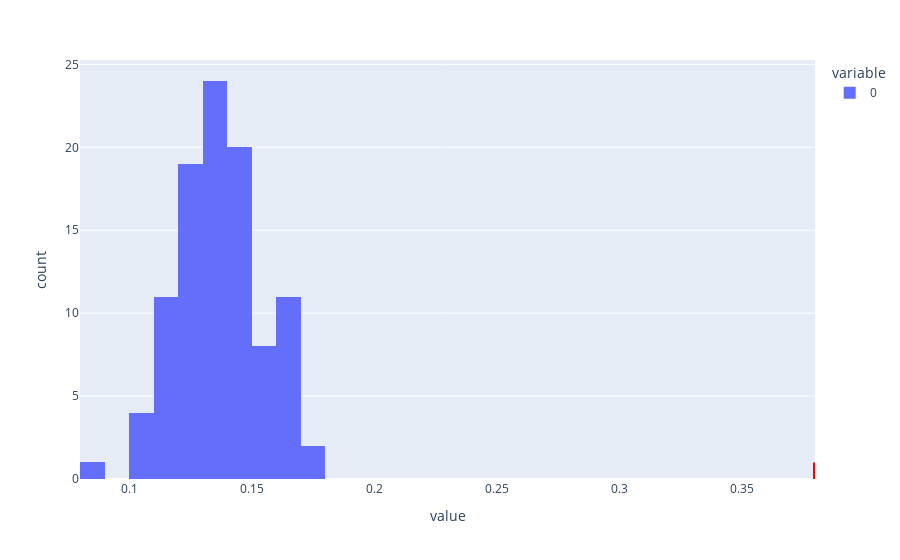

Notebook code cell kept with this figure:
### Code cell
fig = px.histogram(tvds)
if fig.data:
    fig.update_layout(
        shapes=[
            dict(
                type='line',
                x0=observed_tvd,
                x1=observed_tvd,
                y0=0,
                y1 = 1,
                line=dict(color='red', width=2)
            )
        ]
    )

fig.show()

### Figure 1 — Plotly figure (JSON) as saved in the notebook; plotly's stock layout.template omitted (floating-point values rounded to 4 significant figures)
{"data": [{"alignmentgroup": "True", "bingroup": "x", "hovertemplate": "variable=0<br>value=%{x}<br>count=%{y}<extra></extra>", "legendgroup": "0", "marker": {"color": "#636efa", "pattern": {"shape": ""}}, "name": "0", "offsetgroup": "0", "orientation": "v", "showlegend": true, "type": "histogram", "x": [0.1344, 0.1629, 0.1603, 0.123, 0.132, 0.1369, 0.1243, 0.1616, 0.137, 0.1694, 0.128, 0.1492, 0.1194, 0.1412, 0.1294, 0.1491, 0.1482, 0.1445, 0.1294, 0.1217, 0.1216, 0.11, 0.1437, 0.1039, 0.142, 0.1311, 0.1343, 0.1408, 0.1593, 0.1122, 0.1327, 0.1393, 0.1412, 0.1358, 0.1512, 0.1344, 0.1253, 0.1243, 0.1377, 0.1358, 0.1405, 0.1501, 0.1457, 0.1236, 0.1476, 0.1256, 0.1348, 0.1618, 0.1302, 0.1252, 0.1637, 0.1594, 0.1067, 0.1203, 0.1119, 0.08921, 0.1132, 0.1077, 0.1283, 0.1288, 0.1349, 0.1091, 0.1292, 0.1633, 0.1463, 0.1193, 0.1282, 0.1369, 0.1426, 0.167, 0.1739, 0.1436, 0.145, 0.1123, 0.1353, 0.1162, 0.127, 0.1641, 0.1202, 0.1136, 0.1762, 0.1352, 0.1154, 0.1308, 0.1309, 0.136, 0.1573, 0.1432, 0.151, 0.1602, 0.1489, 0.1426, 0.1539, 0.1655, 0.1588, 0.1363, 0.1367, 0.1341, 0.1109, 0.1444], "xaxis": "x", "yaxis": "y"}], "layout": {"barmode": "relative", "legend": {"title": {"text": "variable"}, "tracegroupgap": 0}, "margin": {"t": 60}, "shapes": [{"line": {"color": "red", "width": 2}, "type": "line", "x0": 0.3792, "x1": 0.3792, "y0": 0, "y1": 1}], "xaxis": {"anchor": "y", "domain": [0, 1], "title": {"text": "value"}}, "yaxis": {"anchor": "x", "domain": [0, 1], "title": {"text": "count"}}}}
